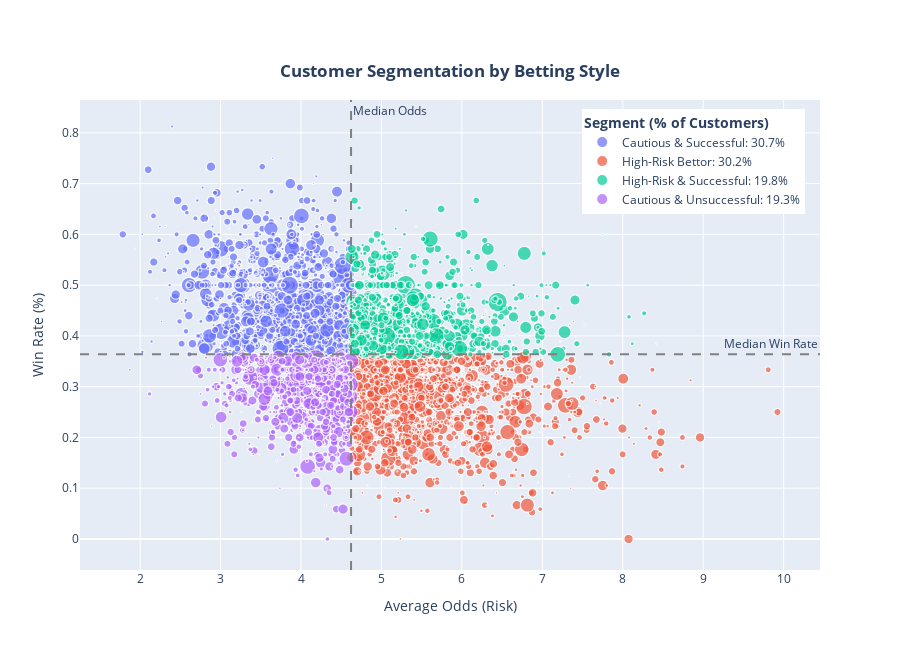

Source (notebook cell):
### Markdown cell above
**Insight 1: High-Risk Bettor Have a Lower Win Rate**

Next, we'll explore the relationship between a customer's betting style (risk appetite) and their success. We can analyze this by plotting their average odds (`avg_odds`) against their win rate (`win_rate`). The interactive scatter plot is perfect for identifying individual customers and outliers.

### Code cell
# Scatter Plot of Average Odds vs. Win Rate

# Define Segmentation Thresholds & Create Segments
median_odds = df_customer['avg_odds'].median()
median_win_rate = df_customer['win_rate'].median()

def assign_segment(row):
    if row['avg_odds'] < median_odds and row['win_rate'] >= median_win_rate:
        return 'Cautious & Successful'
    elif row['avg_odds'] >= median_odds and row['win_rate'] < median_win_rate:
        return 'High-Risk Bettor'
    elif row['avg_odds'] < median_odds and row['win_rate'] < median_win_rate:
        return 'Cautious & Unsuccessful'
    else:
        return 'High-Risk & Successful'

df_customer['segment'] = df_customer.apply(assign_segment, axis=1)


# Calculate Segment Percentages and define the order for the legend
segment_percentages = df_customer['segment'].value_counts(normalize=True) * 100

df_customer['segment_legend'] = df_customer['segment'].apply(
    lambda x: f"{x}: {segment_percentages[x]:.1f}%"
)

desired_order_base = [
    'Cautious & Successful',
    'High-Risk Bettor',
    'High-Risk & Successful',
    'Cautious & Unsuccessful'
]

legend_order_list = [f"{name}: {segment_percentages[name]:.1f}%" for name in desired_order_base]


# Create the Scatter Plot
fig = px.scatter(
    df_customer,
    x='avg_odds',
    y='win_rate',
    color='segment_legend',
    size='total_staked',
    category_orders={'segment_legend': legend_order_list},
    hover_name='user_id',
    hover_data={'segment': True, 'total_staked': ':.2f', 'net_gain_loss': ':.2f'},
    title='<b>Customer Segmentation by Betting Style</b>',
    labels={
        'avg_odds': 'Average Odds (Risk)',
        'win_rate': 'Win Rate (%)',
        'segment_legend': 'Customer Segment' 
    }
)

# Add quadrant lines to visually separate the segments
fig.add_hline(y=median_win_rate, line_dash="dash", line_color="gray", annotation_text="Median Win Rate")
fig.add_vline(x=median_odds, line_dash="dash", line_color="gray", annotation_text="Median Odds")


# Final Layout Update and Display
fig.update_layout(
    height=650,
    title_x=0.5,
    title_y=0.9,
    legend_title='<b>Segment (% of Customers)</b>',
    legend=dict(
        yanchor="top",
        y=0.98,
        xanchor="right",
        x=0.98
    )
)
fig.show()

### Figure 1 — Plotly figure (JSON) as saved in the notebook; plotly's stock layout.template omitted (floating-point values rounded to 4 significant figures; data arrays with more than 128 entries replaced by an {"elided": "..."} marker saying what was removed)
{"data": [{"customdata": {"elided": "1534x3 mixed values"}, "hovertemplate": "<b>%{hovertext}</b><br><br>Customer Segment=Cautious & Successful: 30.7%<br>Average Odds (Risk)=%{x}<br>Win Rate (%)=%{y}<br>total_staked=%{customdata[1]:.2f}<br>segment=%{customdata[0]}<br>net_gain_loss=%{customdata[2]:.2f}<extra></extra>", "hovertext": {"elided": "1534 float values"}, "legendgroup": "Cautious & Successful: 30.7%", "marker": {"color": "#636efa", "size": {"elided": "1534 float values"}, "sizemode": "area", "sizeref": 57.56, "symbol": "circle"}, "mode": "markers", "name": "Cautious & Successful: 30.7%", "showlegend": true, "type": "scattergl", "x": {"elided": "1534 float values"}, "xaxis": "x", "y": {"elided": "1534 float values"}, "yaxis": "y"}, {"customdata": {"elided": "1509x3 mixed values"}, "hovertemplate": "<b>%{hovertext}</b><br><br>Customer Segment=High-Risk Bettor: 30.2%<br>Average Odds (Risk)=%{x}<br>Win Rate (%)=%{y}<br>total_staked=%{customdata[1]:.2f}<br>segment=%{customdata[0]}<br>net_gain_loss=%{customdata[2]:.2f}<extra></extra>", "hovertext": {"elided": "1509 float values"}, "legendgroup": "High-Risk Bettor: 30.2%", "marker": {"color": "#EF553B", "size": {"elided": "1509 float values"}, "sizemode": "area", "sizeref": 57.56, "symbol": "circle"}, "mode": "markers", "name": "High-Risk Bettor: 30.2%", "showlegend": true, "type": "scattergl", "x": {"elided": "1509 float values"}, "xaxis": "x", "y": {"elided": "1509 float values"}, "yaxis": "y"}, {"customdata": {"elided": "991x3 mixed values"}, "hovertemplate": "<b>%{hovertext}</b><br><br>Customer Segment=High-Risk & Successful: 19.8%<br>Average Odds (Risk)=%{x}<br>Win Rate (%)=%{y}<br>total_staked=%{customdata[1]:.2f}<br>segment=%{customdata[0]}<br>net_gain_loss=%{customdata[2]:.2f}<extra></extra>", "hovertext": {"elided": "991 float values"}, "legendgroup": "High-Risk & Successful: 19.8%", "marker": {"color": "#00cc96", "size": {"elided": "991 float values"}, "sizemode": "area", "sizeref": 57.56, "symbol": "circle"}, "mode": "markers", "name": "High-Risk & Successful: 19.8%", "showlegend": true, "type": "scattergl", "x": {"elided": "991 float values"}, "xaxis": "x", "y": {"elided": "991 float values"}, "yaxis": "y"}, {"customdata": {"elided": "966x3 mixed values"}, "hovertemplate": "<b>%{hovertext}</b><br><br>Customer Segment=Cautious & Unsuccessful: 19.3%<br>Average Odds (Risk)=%{x}<br>Win Rate (%)=%{y}<br>total_staked=%{customdata[1]:.2f}<br>segment=%{customdata[0]}<br>net_gain_loss=%{customdata[2]:.2f}<extra></extra>", "hovertext": {"elided": "966 float values"}, "legendgroup": "Cautious & Unsuccessful: 19.3%", "marker": {"color": "#ab63fa", "size": {"elided": "966 float values"}, "sizemode": "area", "sizeref": 57.56, "symbol": "circle"}, "mode": "markers", "name": "Cautious & Unsuccessful: 19.3%", "showlegend": true, "type": "scattergl", "x": {"elided": "966 float values"}, "xaxis": "x", "y": {"elided": "966 float values"}, "yaxis": "y"}], "layout": {"annotations": [{"showarrow": false, "text": "Median Win Rate", "x": 1, "xanchor": "right", "xref": "x domain", "y": 0.3636, "yanchor": "bottom", "yref": "y"}, {"showarrow": false, "text": "Median Odds", "x": 4.622, "xanchor": "left", "xref": "x", "y": 1, "yanchor": "top", "yref": "y domain"}], "height": 650, "legend": {"itemsizing": "constant", "title": {"text": "<b>Segment (% of Customers)</b>"}, "tracegroupgap": 0, "x": 0.98, "xanchor": "right", "y": 0.98, "yanchor": "top"}, "shapes": [{"line": {"color": "gray", "dash": "dash"}, "type": "line", "x0": 0, "x1": 1, "xref": "x domain", "y0": 0.3636, "y1": 0.3636, "yref": "y"}, {"line": {"color": "gray", "dash": "dash"}, "type": "line", "x0": 4.622, "x1": 4.622, "xref": "x", "y0": 0, "y1": 1, "yref": "y domain"}], "title": {"text": "<b>Customer Segmentation by Betting Style</b>", "x": 0.5, "y": 0.9}, "xaxis": {"anchor": "y", "domain": [0, 1], "title": {"text": "Average Odds (Risk)"}}, "yaxis": {"anchor": "x", "domain": [0, 1], "title": {"text": "Win Rate (%)"}}}}
